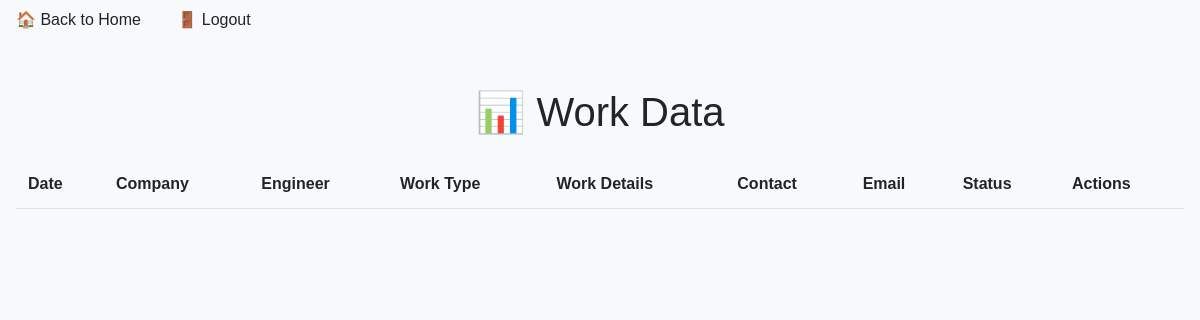
/show_work_data (signed in), run on an earlier commit of the app's database.
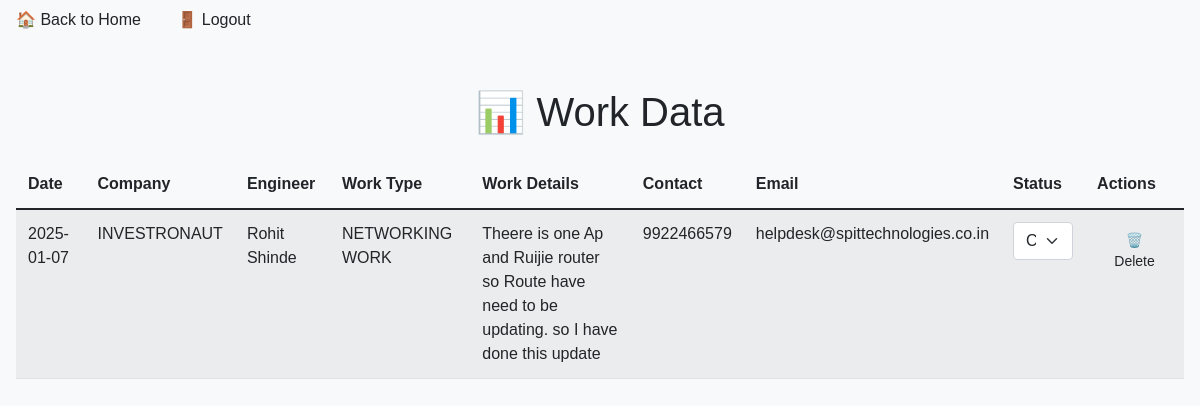
And on a later commit of the database.
### app.py (models this page shows)
class WorkDetails(db.Model):
    id = db.Column(db.Integer, primary_key=True)
    date = db.Column(db.Date, nullable=False)
    company_id = db.Column(db.Integer, db.ForeignKey('company.id'), nullable=False)
    eng_name = db.Column(db.String(100), nullable=False)
    work_type = db.Column(db.String(50), nullable=False)
    work_details = db.Column(db.Text, nullable=False)
    contact_no = db.Column(db.String(20), nullable=False)
    email = db.Column(db.String(100), nullable=False)
    work_status = db.Column(db.String(20), nullable=False)
    company = db.relationship('Company', backref='work_details')

class Company(db.Model):
    id = db.Column(db.Integer, primary_key=True)
    date = db.Column(db.Date, nullable=False)
    name = db.Column(db.String(100), nullable=False)
    address = db.Column(db.String(200), nullable=False)
    information = db.Column(db.Text, nullable=True)
    person_name = db.Column(db.String(100), nullable=False)
    position = db.Column(db.String(50), nullable=False)
    email = db.Column(db.String(100), nullable=False)
    contact_no = db.Column(db.String(20), nullable=False)
    country = db.Column(db.String(50), nullable=False)

### app.py (the view)
@app.route('/show_work_data')
@login_required
def show_work_data():
    work_data = db.session.query(WorkDetails).join(Company).order_by(desc(WorkDetails.date)).all()
    return render_template('show_work_data.html', work_data=work_data)

### app.py (called while the page is built)
def login_required(f):
    @wraps(f)
    def decorated_function(*args, **kwargs):
        if 'logged_in' not in session:
            return redirect(url_for('login'))
        return f(*args, **kwargs)
    return decorated_function

### templates/show_work_data.html (shortened to what this page needs)
<!DOCTYPE html>
<html lang="en">
<head>
    <link href="https://cdn.jsdelivr.net/npm/bootstrap@5.1.3/dist/css/bootstrap.min.css" rel="stylesheet">
    <link href="{{ url_for('serve_static', filename='styles.css') }}" rel="stylesheet">
</head>
<body>
    <a href="{{ url_for('index') }}" class="btn btn-glass back-button">🏠 Back to Home</a>
    <a href="{{ url_for('logout') }}" class="btn btn-glass logout-button">🚪 Logout</a>
    <div class="container mt-5">
        <div class="glass-container animated">
            <h1 class="text-center mb-4">📊 Work Data</h1>
            <table class="table table-striped table-glass">
                <thead>
                    <tr>
                        <th>Date</th>
                        <th>Company</th>
                        <th>Engineer</th>
                        <th>Work Type</th>
                        <th>Work Details</th>
                        <th>Contact</th>
                        <th>Email</th>
                        <th>Status</th>
                        <th>Actions</th>
                    </tr>
                </thead>
                <tbody>
                    {% for work in work_data %}
                    <tr>
                        <td>{{ work.date.strftime('%Y-%m-%d') }}</td>
                        <td>{{ work.company.name if work.company else 'N/A' }}</td>
                        <td>{{ work.eng_name }}</td>
                        <td>{{ work.work_type }}</td>
                        <td>{{ work.work_details }}</td>
                        <td>{{ work.contact_no }}</td>
                        <td>{{ work.email }}</td>
                        <td>
                            <select class="form-select btn-glass work-status" data-id="{{ work.id }}">
                                <option value="COMPLETE" {% if work.work_status == 'COMPLETE' %}selected{% endif %}>COMPLETE</option>
                            </select>
                        </td>
                        <td>
                            <button class="btn btn-sm btn-glass delete-work" data-id="{{ work.id }}">🗑️ Delete</button>
                        </td>
                    </tr>
                    {% endfor %}
                </tbody>
            </table>
        </div>
    </div>
</body>
</html>

### static/styles.css (style rules this page uses)
body { font-family: 'Arial', sans-serif; background: #f8f9fa; min-height: 100vh; margin: 0; padding: 0; }
.container { max-width: 1200px; margin: 80px auto 2rem; padding: 0 1rem; }
.table { width: 100%; border-collapse: collapse; }
.table th, .table td { padding: 0.75rem; border-bottom: 1px solid #dee2e6; }
.table th { background: #f8f9fa; font-weight: 600; }
.btn { padding: 0.5rem 1rem; border-radius: 5px; border: none; cursor: pointer; font-weight: 500; transition: all 0.3s ease; }

What changed in the data, as far as the page shows it:
added WorkDetails: date "2025-01-07", company "INVESTRONAUT", eng_name "Rohit Shinde", work_type "NETWORKING WORK", work_details "Theere is one Ap and Ruijie router so Route have need to be updating. so I have done this update", contact_no "9922466579", email "helpdesk@spittechnologies.co.in", work_status+id "COMPLETE"
